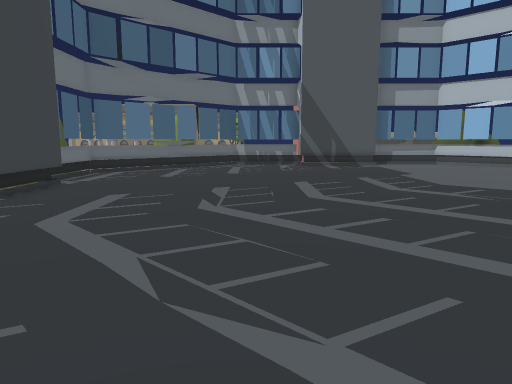
view 1 (above)

12 first-person views from a walk through a scene from a Unity 3-D project. The camera is 1.2 m above the floor, tilts 8° down and sees 70° across. The floor is counted in squares, 1 m on a side. Each view is taken from the middle of a square. On the plan, view 1 faces up. The plan holds only what a view shows up to about 15 squares ahead; the rest is blank. The place goes on beyond the plan.

view 2
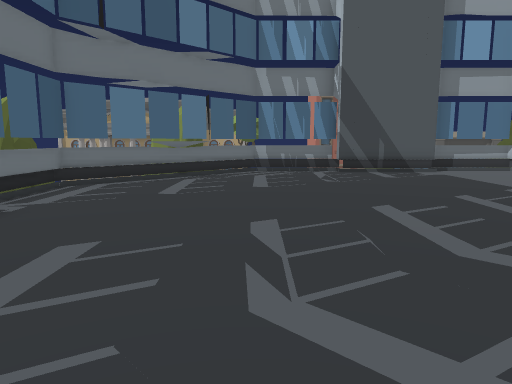

view 3
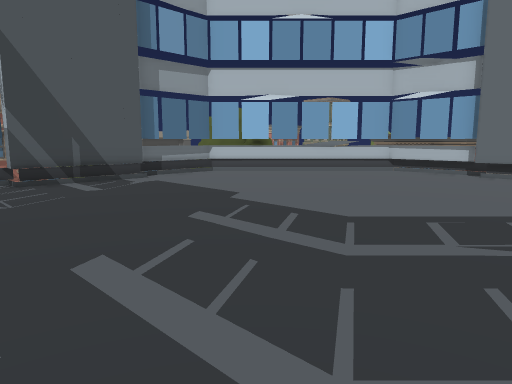

view 4
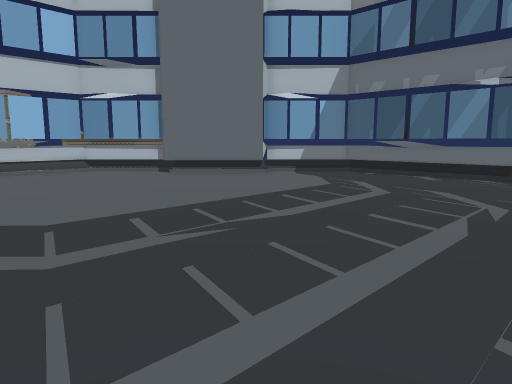

view 5
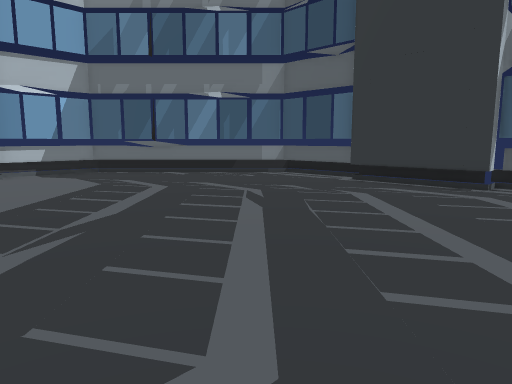

view 6
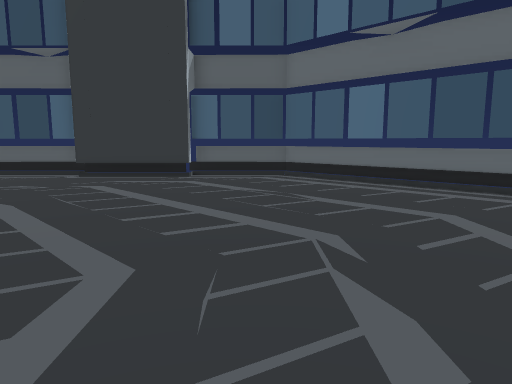

view 7
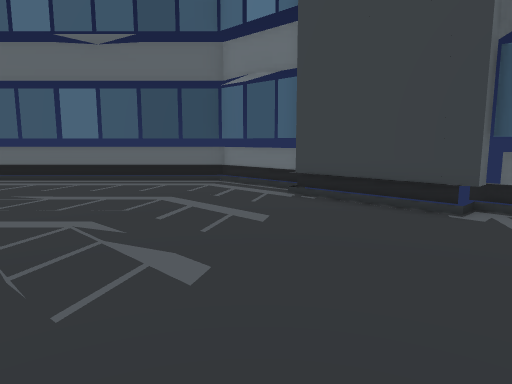

view 8
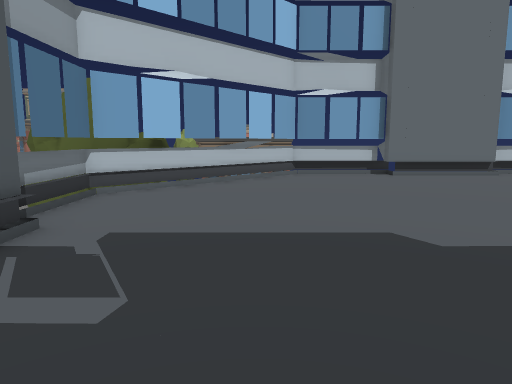

view 9
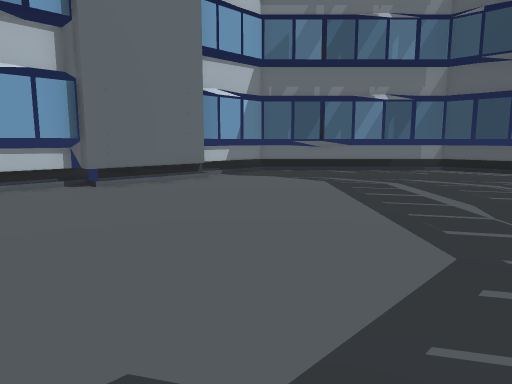

view 10
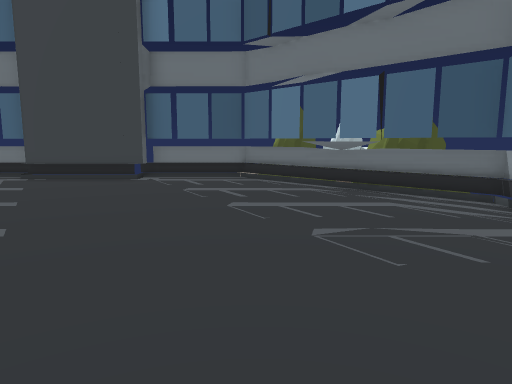

view 11
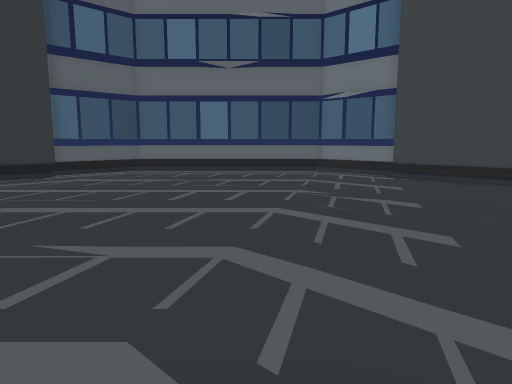

view 12
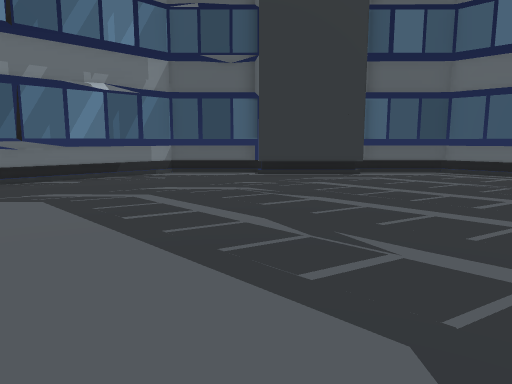

### Floor plan
Points are (right, up) in squares from view 1. A wall is a line through its corners. A room is listed if a view was taken in it or the views show most of it. See-through windows are left out.
Room 1 (views 1, 2, 3, 4, 5, 6, 7, 8, 9, 10, 11, 12)
walls: (4.5, 18.2) (3.4, 18.2); (-5.5, 10.4) (-5.5, 6.6); (13.6, 6.6) (13.6, 10.4); (1.5, 18.6) (-0.5, 18.6); (14, 10.4) (14, 13.6) (9.1, 18.6) (6.5, 18.6); (-6, 6.6) (-6, 3.6) (-1, -1.4) (9.1, -1.4) (14, 3.6) (14, 6.8); (-1, 18.5) (-6, 13.6) (-6, 10.4); (2.2, -1.7) (2.2, -1) (6, -1); (-1, 18.9) (-6.3, 13.6); (14.5, 13.4) (9.2, 18.8); (9.1, -1.6) (14.4, 3.6)
low walls: (13.8, 6.6) (13.8, 10.1); (1.6, 18.9) (-0.5, 18.9); (14.3, 10.4) (14.2, 13.7); (-6.2, 6.5) (-6.2, 3.2) (-3.6, 0.6); (6, -1.6) (9.1, -1.6); (9.2, 18.8) (6.5, 18.8); (5.7, -2) (9.2, -2) (13.4, 2.2); (-6.3, 13.6) (-6.3, 10.1); (-3.6, 0.5) (-1.1, -2) (2.5, -2); (-6.2, 3.5) (-0.9, -1.7) (2.2, -1.7); (13.5, 2.3) (14.5, 3.3); (14.4, 3.6) (14.3, 6.6)
ways out: opening at (-1, 18)

Positions as (right, up) in squares from view 1, and headings:
1: (0, 0), facing up
2: (-1, 4), facing up
3: (0, 7), facing up-right
4: (0, 7), facing right
5: (0, 9), facing down-right
6: (0, 11), facing down
7: (1, 12), facing down-left
8: (1, 15), facing right
9: (4, 14), facing down-right
10: (6, 14), facing left
11: (6, 12), facing down-left
12: (6, 12), facing down
